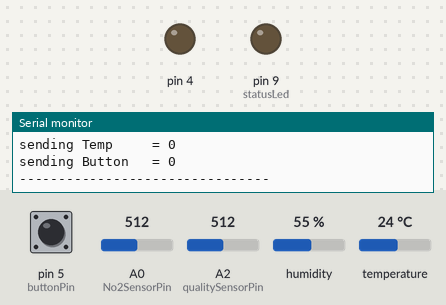
The sketch below on a simulated Arduino Uno, built for the host (arithmetic inside an expression is 32-bit, double 64-bit). Parts: output pins drawn as LEDs (lit = HIGH), the last lines printed to the serial monitor. Wiring (inferred from the names in the program): DHT22 sensor: data pin 7. The inputs (shaded band) are chosen by the test bench; at power-on: humidity 55 %, pin 5 (buttonPin) HIGH, A0 (No2SensorPin) = 512, A2 (qualitySensorPin) = 512, temperature 24 °C. Pins used as bus, display or sensor lines are not drawn.

Above: at 2.0 s.
At 2.7 s:
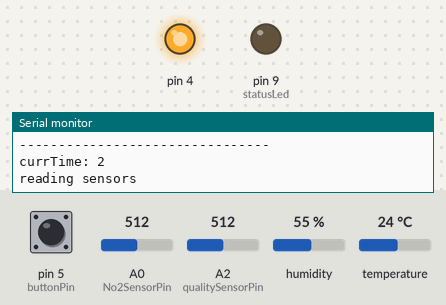
2.8 s: humidity set to 22 %
At 11.72 s:
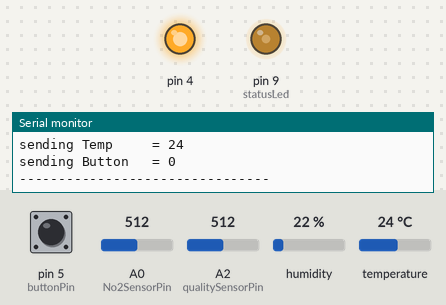
Timing chart, 0 to 12.3 s (numbered marks = the images above; inputs shaded):
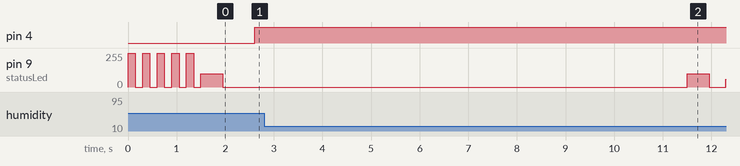

Measured:
- after the input at 2.8 s, pin 9 (statusLed): stays 0/255 (without the input it goes to 125/255 after 8.6 s)

The sketch:

AQE_wkshop.ino
```cpp
/*
>>> Air Quality Circuit v0.01 <<<

 Nanode based environmental sensor ethernet connected unit.
 Measures NO2, CO, humidity, temperature.

 ***circuit***
 - NO2 sensor on A0
 - CO sensor OUT on A1, TOG on D4
 - Status LED on D9
 - Button on D5
 - DHT22 temp/humidity on D7
 - reset hack connects digital pin 3 to RESET pin. must be disconnected when programming.

 uses ethercard (Nanode) library from
 http://github.com/jcw/ethercard

 and CS_MQ7 (CO) sensor and library from
 http://citizensensor.cc/make
 http://github.com/jmsaavedra/Citizen-Sensor/tree/master/sensors

 jos.ph 2012
 http://pachube.com
 http://citizensensor.cc

*/

#include <EtherCard.h> //nanode lib
#include <CS_MQ7.h> //CO lib
#include "DHT.h" //DHT temp/hum lib

#define FEED    "53801" //unique feed id
#define APIKEY  "GBVP8BTnLF2_XuoIYH79yWs9M02SAKxpd3gwdWVFa01oWT0g" //your API key

//timer vars
const int transmitFrequency = 10; //time to wait between sending data in seconds
unsigned long currTime; //holds ms passed since board started

// analog sensor input pins
const int No2SensorPin = A0;
const int CoSensorPin = A1;
const int qualitySensorPin = A2;
//const int humiditySensorPin = A3; /* old */
const int buttonPin = 5;

#define DHTPIN 7     // what pin we're connected to
DHT dht(DHTPIN, DHT22); //instantiate
//sensor value vars
int currNo2, currCo, currQuality, currHumidity, currTemp, currButton = 0;

boolean debug = true;

//reset for when ethernet times out and never comes back
const int resetterPin = 3; //when pulled low, will reset board.

void setup () {
  digitalWrite(resetterPin, HIGH); //this is a hack!

  pinMode(resetterPin, OUTPUT);
  pinMode(buttonPin, INPUT);

  Serial.begin(9600);

  ledSetup();
  nanodeSetup(); //nanode ethernet stup stuff
}

void loop () {
  currTime = millis();

  nanodeUpdate(); //checking for received data

  buttonUpdate(); //separate from sensors, we want to check it all the time

  ledUpdate();

  //note: transmitTime() contains sending function
  if( !transmitTime() ){   //if we are not transmitting
    if(currTime%2000 == 0){  //print the currTime every second
      Serial.print("currTime: ");
      Serial.println(currTime/1000);
      readSensors(); //update sensor values every second
    }
  } //else we are transmitting!
}
```

LEDs.ino
```cpp
//LEDs
const int statusLed = 9;
//const int buttonLed = 5;

int ledTime = 0;

void ledSetup(){
  pinMode(statusLed, OUTPUT);
//  pinMode(buttonLed, OUTPUT);

  for(int i=0; i<5; i++){
    digitalWrite(statusLed, HIGH);
//    digitalWrite(buttonLed, LOW);
    delay(150);
    digitalWrite(statusLed, LOW);
//    digitalWrite(buttonLed, HIGH);
    delay(150);
  }
  digitalWrite(statusLed, LOW);
//  digitalWrite(buttonLed, LOW);
  //ledTimeStamp = currTime;
}

void ledUpdate(){

  ledTime = currTime % 2000;

  if (ledTime < 1000){
    analogWrite(statusLed, ledTime/5);
  }
  else if (ledTime < 1950) {
    analogWrite(statusLed, 200-((ledTime-1000)/5));
  }
  else {
    analogWrite(statusLed, 0);
  }
}

void flashStatusLed(){
  for(int i=0; i<5; i++){
    digitalWrite(statusLed, HIGH);
    delay(100);
    digitalWrite(statusLed, LOW);
    delay(100);
  }
}

void flashAllLed(){
  for(int i=1; i<10; i++){
    digitalWrite(statusLed, HIGH);
//    digitalWrite(buttonLed, HIGH);
    delay(100/i);
    digitalWrite(statusLed, LOW);
//    digitalWrite(buttonLed, LOW);
    delay(100/i);
  }
}
```

button.ino
```cpp
/* experimental button stuff*/

int currButtonVal = 0;
int prevButtonVal = 1;
//int myDigitalVal;

void buttonUpdate(){
  //--- button and sensor reads
  currButtonVal = digitalRead(buttonPin);  //read our button
  if(currButtonVal != prevButtonVal){ //check for state change
    prevButtonVal = currButtonVal;
    if(prevButtonVal == 1){
      currButton ++ ;           //this for if we want to add a counter later on
      if(currButton > 1){       //for now, just count between 0 and 1.
        currButton = 0;
      }
    }
  }
 // digitalWrite(buttonLed, currButton);    //turn LED on/off to represent myDigitalVal
}
```

nanode.ino
```cpp
/* nanode ethernet vars and functions */

//uses ethercard library from
//https://github.com/jcw/ethercard

//----- vars
char website[] PROGMEM = "api.pachube.com";

// ethernet interface mac address, must be unique on the LAN
// add in find nanode MAC code!
byte mymac[] = {
  0x74,0x69,0x69,0x2D,0x30,0x31 };

byte Ethernet::buffer[700];
unsigned long timer = 60000;
Stash stash; //holds data to send

//for counting how long it's been since last successful connection:
unsigned long lastResponseTime = 0;

//----- setup
void nanodeSetup(){
  Serial.println("\n[webClient]");
  timer = 65; //initial wait time in seconds

  if (ether.begin(sizeof Ethernet::buffer, mymac) == 0)
    Serial.println( "Failed to access Ethernet controller");
  if (!ether.dhcpSetup())
    Serial.println("DHCP failed");

  ether.printIp("IP:  ", ether.myip);
  ether.printIp("Gateway:  ", ether.gwip);
  ether.printIp("DNS: ", ether.dnsip);

  if (!ether.dnsLookup(website))
    Serial.println("DNS failed");

  ether.printIp("SRV: ", ether.hisip);
}

void nanodeUpdate(){
  digitalWrite(resetterPin, HIGH);
  ether.packetLoop(ether.packetReceive());

  if ( ether.msgReceived() ){
    Serial.println(">>> RESPONSE RECEIVED ---\n\n");
    lastResponseTime = currTime;
    flashStatusLed();
  }

  if (currTime - lastResponseTime > (5*60000)){ // we have not connected in 5 min
    Serial.println("RESET ME");
    flashAllLed();
    nanodeReset();
  }
}

//----- check time, sendData if we've hit timer
boolean transmitTime(){
  if (currTime > timer) { //we've hit our transmit timer limit
    //tranmsitting = true;
    nanodeSendData();      //send out all curr data!
    timer = currTime + (transmitFrequency*1000); //reset timer
    return true;
  }
  else {
    return false;
  }
}

//----- send data!
void nanodeSendData(){

  Serial.println("-----BEGIN ATTEMPT SEND DATA-----");
  Serial.print("sending No2      = ");
  Serial.println(currNo2);
  Serial.print("sending CO       = ");
  Serial.println(currCo);
  Serial.print("sending Quality  = ");
  Serial.println(currQuality);
  Serial.print("sending Humidity = ");
  Serial.println(currHumidity);
  Serial.print("sending Temp     = ");
  Serial.println(currTemp);
  Serial.print("sending Button   = ");
  Serial.println(currButton);
  Serial.println("--------------------------------");

  //byte to hold stringIDs and data
  byte sd = stash.create();

  stash.print("NO2,");
  stash.println((word)currNo2);

  stash.print("CO,");
  stash.println((word)currCo);

  stash.print("airQuality,");
  stash.println((word)currQuality);

  stash.print("humidity,");
  stash.println((word)currHumidity);

  stash.print("temperature,");
  stash.println((word)currTemp);

  stash.print("button,");
  stash.println((word)currButton);

  stash.save();

  // generate the header with payload - note that the stash size is used,
  // and that a "stash descriptor" is passed in as argument using "$H"
  Stash::prepare(PSTR("PUT http://$F/v2/feeds/$F.csv HTTP/1.0" "\r\n"
    "Host: $F" "\r\n"
    "X-PachubeApiKey: $F" "\r\n"
    "Content-Length: $D" "\r\n"
    "\r\n"
    "$H"),
  website, PSTR(FEED), website, PSTR(APIKEY), stash.size(), sd);

  // send the packet - this also releases all stash buffers once done
  ether.tcpSend();

  //flashStatusLed();
}

void nanodeReset(){
  digitalWrite(resetterPin, LOW);
}
```

sensors.ino
```cpp
/* sensor vars and read functions */

//debounce time (milliseconds) between each analog sensor reading
const int sensorDebounceTime = 15;

int tmp102Address = 0x48; //temp sensor 2-wire address

CS_MQ7 MQ7(4);  //sensor "tog" pin on 4

void readSensors(){
  //sensors
  Serial.println("reading sensors");
  currNo2 = getNo2();
  delay(sensorDebounceTime);
  currCo = getCO();
  delay(sensorDebounceTime);
  currQuality = getQuality();
  delay(sensorDebounceTime);
  currHumidity = getHumidity();
  delay(sensorDebounceTime);
  currTemp = getTemperature();
  delay(sensorDebounceTime);

  MQ7.CoPwrCycler(); //for CO sensor power cycling
}

//--------- e2v MiCS-2170 NO2 sensor ---------
int getNo2(){
  int thisReading = 10;

  //set reference voltage to 3.3 here?
  thisReading = analogRead(No2SensorPin);
  return thisReading;
}

//--------- MQ-7 carbon monixide sensor ---------
//breakout info: http://citizensensor.cc/make
int getCO(){
  int thisReading = 11;

  if (MQ7.currentState() == LOW){ //not heating, ready to read.
    thisReading = analogRead(CoSensorPin);
  }
  else { //heating, leave value where it was
    thisReading = currCo;
  }

  return thisReading;
}

//--------- MQ-135 air quality sensor ---------
int getQuality(){
  int thisReading = 12;

  thisReading = analogRead(qualitySensorPin);
  return thisReading;
}

//--------- DHT22 humidity sensor ---------
int getHumidity(){
  int thisReading = 13;

  //thisReading = analogRead(humiditySensorPin);

  float h = dht.readHumidity();

  if (isnan(h)){
    //failed to get reading from DHT
  }
  else {
    thisReading = int(h);
    return thisReading;
  }
  return thisReading;
}

//--------- DHT22 temperature sensor ---------
int getTemperature(){
  int thisReading = 0;
  /*Wire.requestFrom(tmp102Address,2);

   byte MSB = Wire.read();
   byte LSB = Wire.read();

   //it's a 12bit int, using two's compliment for negative
   int TemperatureSum = ((MSB << 8) | LSB) >> 4;

   float celsius = TemperatureSum*0.0625;

   thisReading = int(celsius);
   */
  float t = dht.readTemperature();

  if (isnan(t)){
    //failed to get reading from DHT
  }
  else {
    thisReading = int(t);
    return thisReading;
  }
}
```
